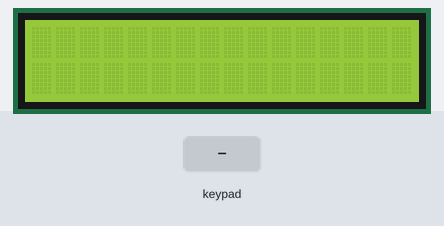
Simulated run of this sketch. Board: Arduino Uno, built with avr-gcc and run on an emulated ATmega328P. Shown: 16×2 character LCD. The inputs (shaded band) are chosen by the test bench.

Above: at 1.2 s.
1.3 s: keypad keys 9 8 7 6 # pressed 0.4 s apart
At 4.0 s:
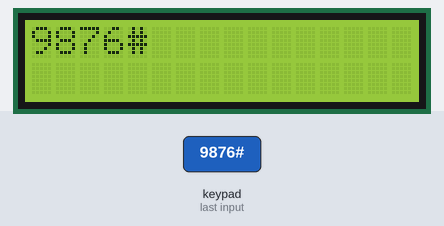
4.8 s: key 'A' pressed
At 5.5 s:
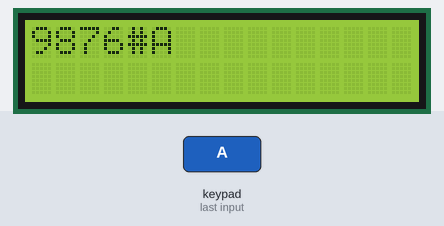
6.3 s: key 'B' pressed
At 6.7 s:
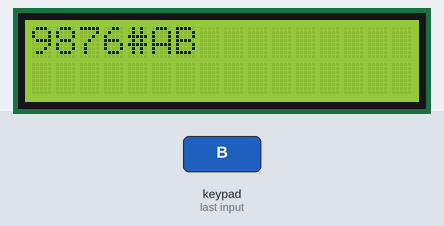
7.8 s: keypad keys 9 8 7 6 * pressed 0.4 s apart
At 10.1 s:
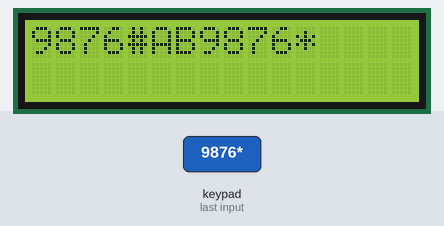
11.3 s: key 'C' pressed
At 11.7 s:
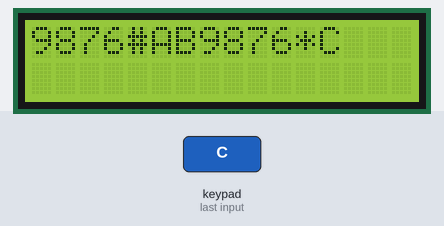
12.8 s: keypad keys 9 8 7 6 A pressed 0.4 s apart
At 15.2 s:
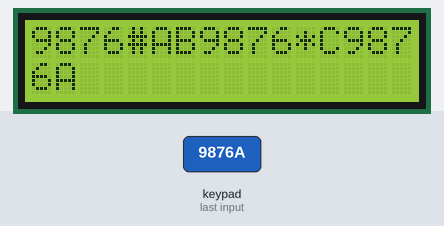
Timing chart, 0 to 16.7 s (numbered marks = the images above; inputs shaded):
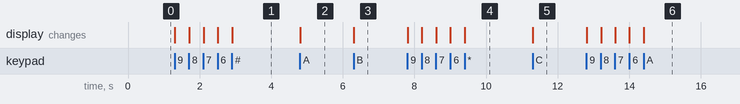

The sketch:

sketch.ino
```cpp
#include <Keypad.h>
#include <LiquidCrystal_I2C.h>

const int ROW    = 4; // four rows
const int COLUMN = 4; // four columns

char keyMap[ROW][COLUMN] = {
  {'1','2','3', 'A'},
  {'4','5','6', 'B'},
  {'7','8','9', 'C'},
  {'*','0','#', 'D'}
};

byte pinRows[ROW] = {9, 8, 7, 6};      // connect to the row pinouts of the keypad
byte pinColumns[COLUMN] = {5, 4, 3, 2}; // connect to the column pinouts of the keypad

Keypad keypad = Keypad(makeKeymap(keyMap), pinRows, pinColumns, ROW, COLUMN);
LiquidCrystal_I2C lcdDisplay(0x27, 16, 2); // I2C address 0x27, 16 column and 2 rows

int cursorColumn = 0;
int cursorRow = 0;

void setup(){
	// initialize the LCD.
	lcdDisplay.init();
	lcdDisplay.backlight();
}

void loop(){
  char key = keypad.getKey();

  if (key) {

    lcdDisplay.setCursor(cursorColumn, cursorRow);
    lcdDisplay.print(key);
    cursorColumn++;


    if(cursorColumn == 16) {
      cursorColumn = 0;
      cursorRow = 1;

    }

    if(cursorRow == 1  && cursorColumn == 5) {
      lcdDisplay.clear();
      cursorColumn = 0;
      cursorRow = 0;
    }

  }
}
```

Measured:
- after the input at 1.3 s, the display: first changes at once (image 1 shows a later state)
- after the input at 4.8 s, the display: changes at once (image 2)
- after the input at 6.3 s, the display: changes at once (image 3)
- after the input at 7.8 s, the display: first changes at once (image 4 shows a later state)
- after the input at 11.3 s, the display: changes at once (image 5)
- after the input at 12.8 s, the display: first changes at once (image 6 shows a later state)
